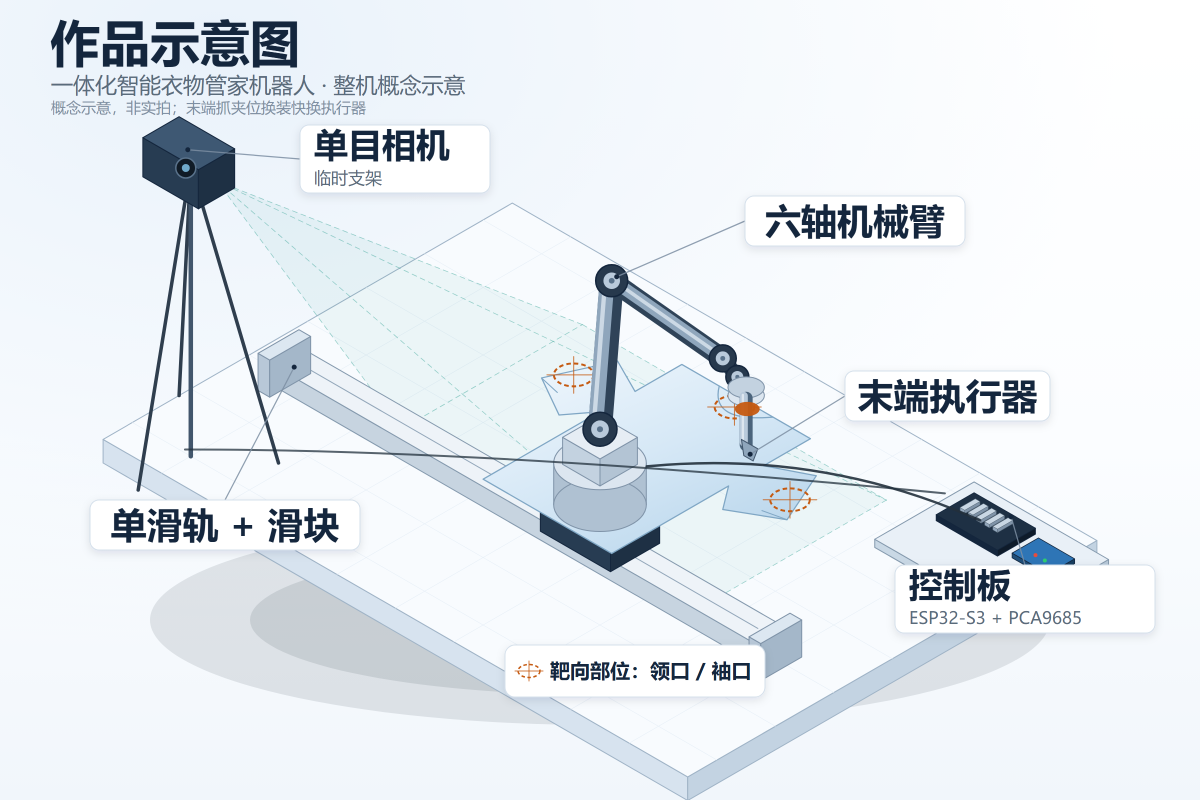
#> input picture 文档/创新创业大会/报送/电气与电子工程学院－一体化智能衣物管家机器人/图片/作品示意图.png, 2400 x 1600 px (shown at 1/2 size)
$ python -i camera_viewer_color.py   (imports and definitions only)
#> lines starting #> are read from the running program, lines starting #| are printed output that depends on the picture
#> further down, picture is the input picture: shape (1600, 2400, 3); mean B, G, R 240.2, 234.9, 229.1
"""
RMAGC — Camera Viewer with Color Detection Overlay

Receives JPEG frames from ESP32-S3 via serial and performs HSV
color detection on the PC side. Compares with ESP32 onboard detection.

Usage:
    python camera_viewer_color.py
"""

import serial
import cv2
import numpy as np
import struct
import time

# ==================== Configuration ====================
COM = "COM9"
BAUD = 1500000
# =======================================================

# HSV thresholds for primary colors
RED_LOW   = np.array([0, 100, 60])
RED_HIGH  = np.array([15, 255, 255])
GREEN_LOW  = np.array([35, 60, 60])
GREEN_HIGH = np.array([80, 255, 255])
BLUE_LOW   = np.array([90, 70, 60])
BLUE_HIGH  = np.array([125, 255, 255])


def judge_color(frame):
    """Detect dominant color in the center ROI of the frame."""
    h, w = frame.shape[:2]
#> h = 1600; w = 2400
    roi = frame[h // 4 : h * 3 // 4, w // 4 : w * 3 // 4]
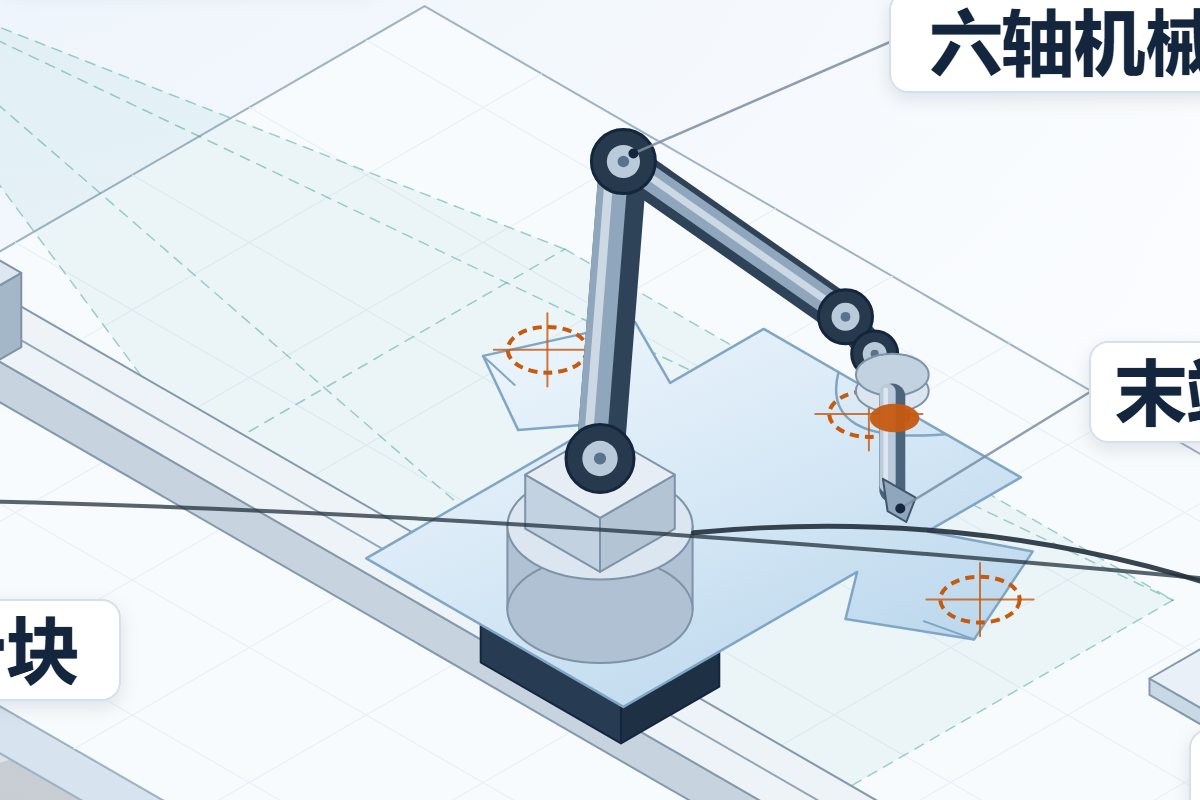
#> roi: shape (800, 1200, 3); mean B, G, R 236.9, 230.8, 222.5
    hsv = cv2.cvtColor(roi, cv2.COLOR_BGR2HSV)
#> hsv: shape (800, 1200, 3); mean H, S, V 98.7, 21.1, 237.4

    red_area   = cv2.countNonZero(cv2.inRange(hsv, RED_LOW, RED_HIGH))
#> red_area = 2905
    green_area = cv2.countNonZero(cv2.inRange(hsv, GREEN_LOW, GREEN_HIGH))
#> green_area = 0
    blue_area  = cv2.countNonZero(cv2.inRange(hsv, BLUE_LOW, BLUE_HIGH))
#> blue_area = 47812

    max_area = max(red_area, green_area, blue_area)
#> max_area = 47812
    if max_area < 500:
        return "Color: None"
    if max_area == red_area:
        return "Color: RED"
    elif max_area == green_area:
        return "Color: GREEN"
    else:
        return "Color: BLUE"


# [49 lines left out: function main, not called in this run]


# [2 lines not run here, left out]

>>> import cv2
>>> picture = cv2.imread('../../../文档/创新创业大会/报送/电气与电子工程学院－一体化智能衣物管家机器人/图片/作品示意图.png')
>>> result = judge_color(picture)
#> result = 'Color: BLUE'

$ run again, on 文档/创新创业大会/报送/电气与电子工程学院－一体化智能衣物管家机器人/图片/机械臂工作空间与运动学验证图.png
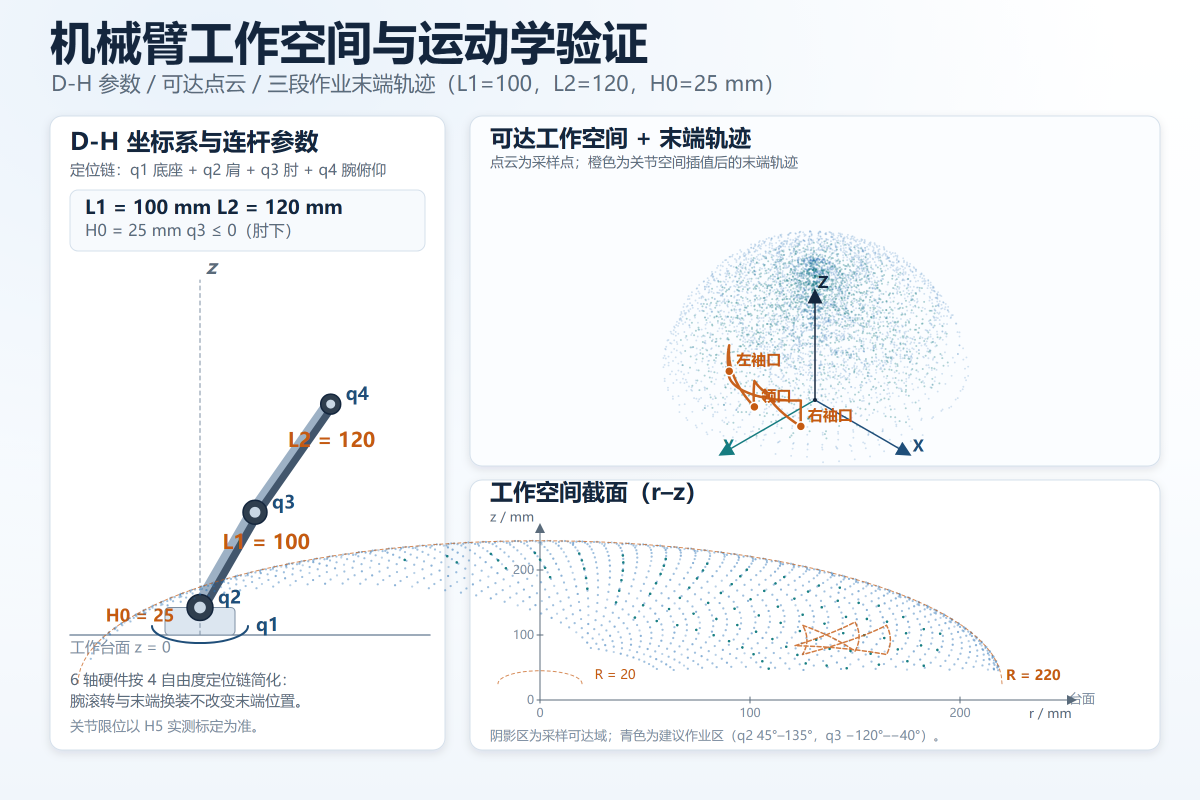
#> input picture 文档/创新创业大会/报送/电气与电子工程学院－一体化智能衣物管家机器人/图片/机械臂工作空间与运动学验证图.png, 2400 x 1600 px (shown at 1/2 size)
#> picture is the input picture: shape (1600, 2400, 3); mean B, G, R 245.5, 242.8, 240.2
#> in judge_color, `roi = frame[h // 4 : h * 3 // 4, w // 4 : w * 3 // 4]`:
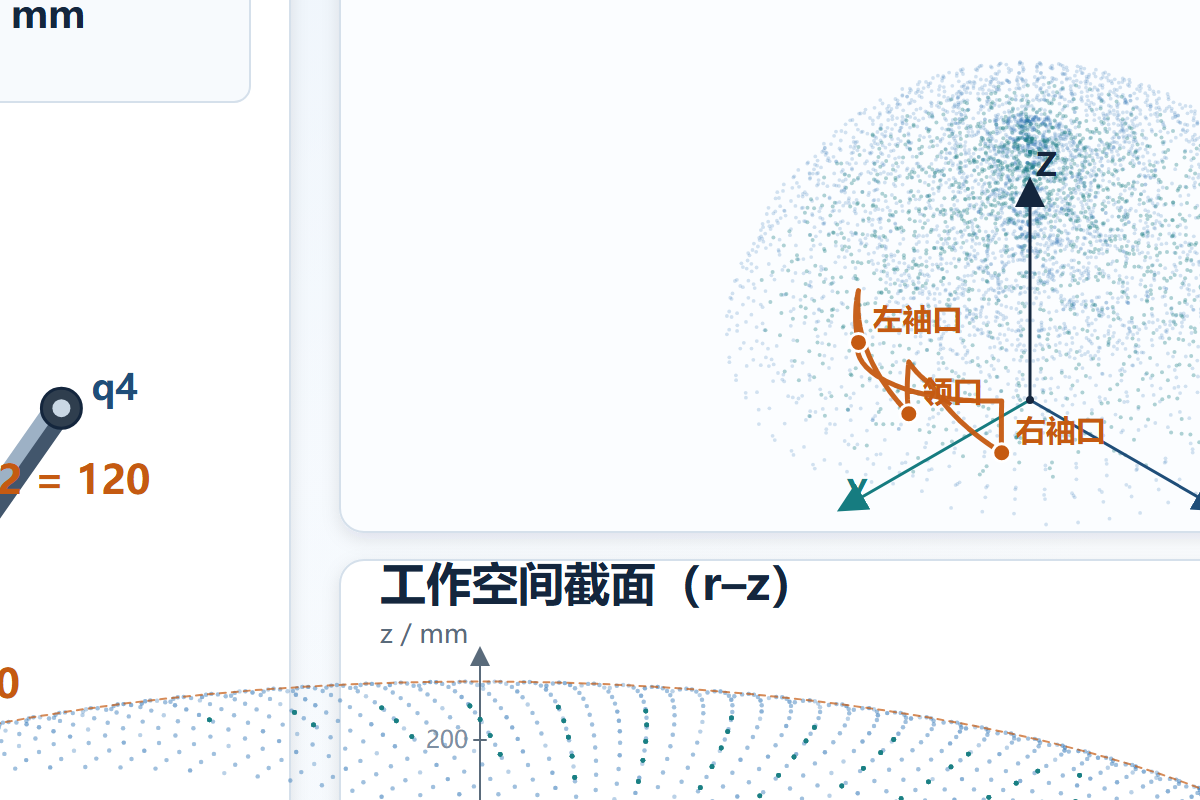
#> roi: shape (800, 1200, 3); mean B, G, R 247.6, 245.7, 243.4
#> hsv: shape (800, 1200, 3); mean H, S, V 62.2, 10.1, 249.3
#> red_area = 8856
#> green_area = 13
#> blue_area = 23500
#> result = 'Color: BLUE'

$ run again, on 文档/创新创业大会/报送/电气与电子工程学院－一体化智能衣物管家机器人/图片/系统架构图.png
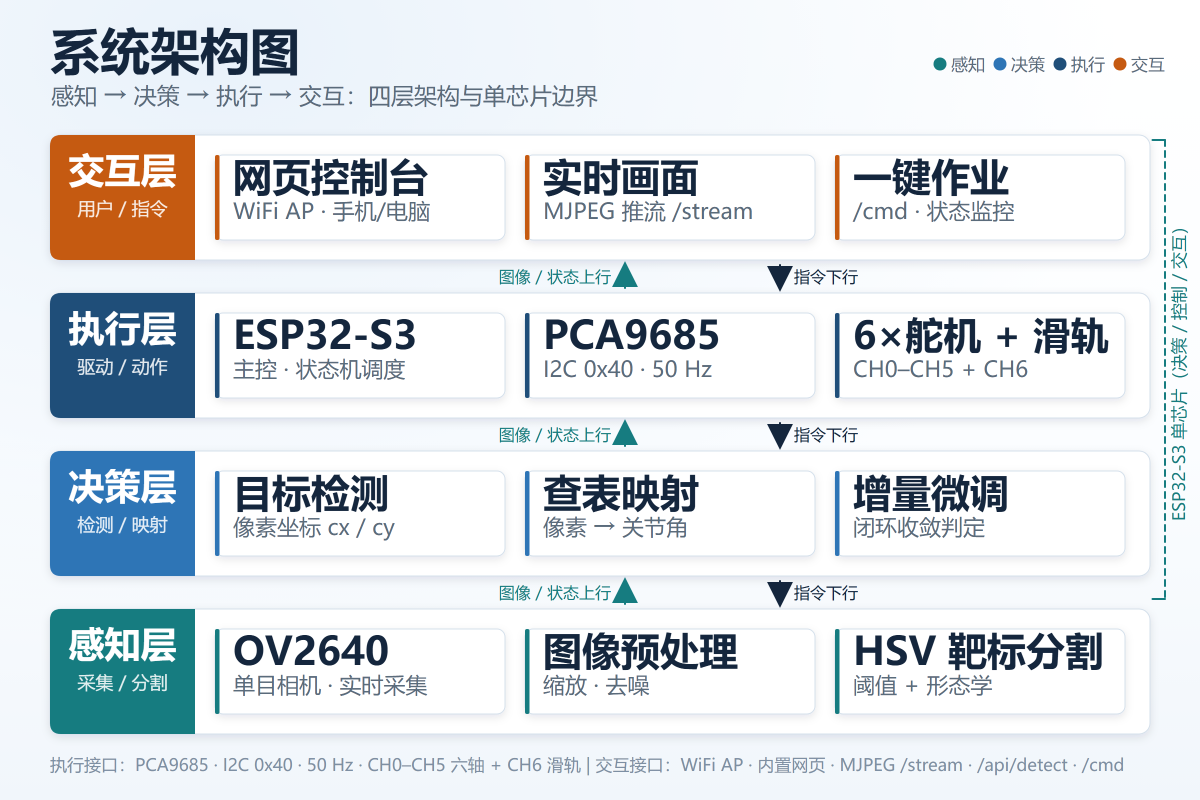
#> input picture 文档/创新创业大会/报送/电气与电子工程学院－一体化智能衣物管家机器人/图片/系统架构图.png, 2400 x 1600 px (shown at 1/2 size)
#> picture is the input picture: shape (1600, 2400, 3); mean B, G, R 230.3, 226.2, 220.8
#> in judge_color, `roi = frame[h // 4 : h * 3 // 4, w // 4 : w * 3 // 4]`:
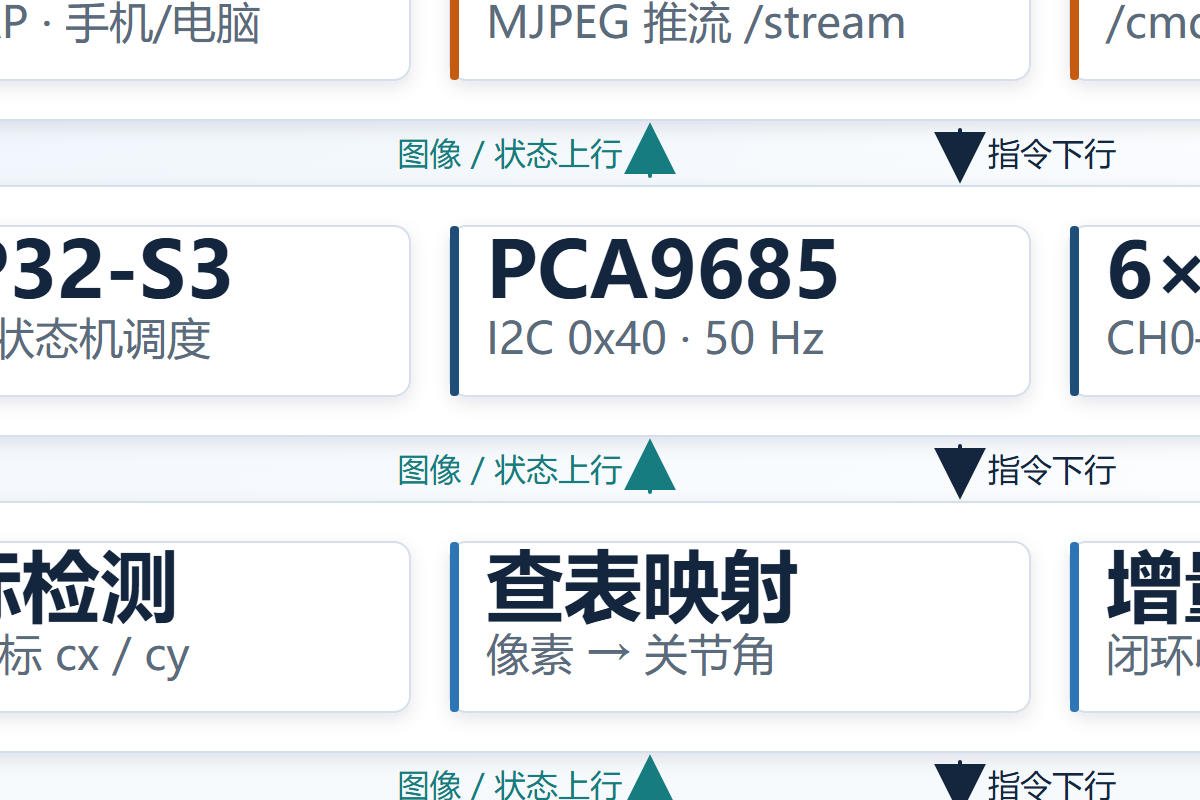
#> roi: shape (800, 1200, 3); mean B, G, R 237.6, 234.6, 231.2
#> hsv: shape (800, 1200, 3); mean H, S, V 36.8, 16.3, 238.4
#> red_area = 2377
#> green_area = 26
#> blue_area = 66501
#> result = 'Color: BLUE'

$ run again, on 文档/创新创业大会/报送/电气与电子工程学院－一体化智能衣物管家机器人/图片/视觉引导定位流程图.png
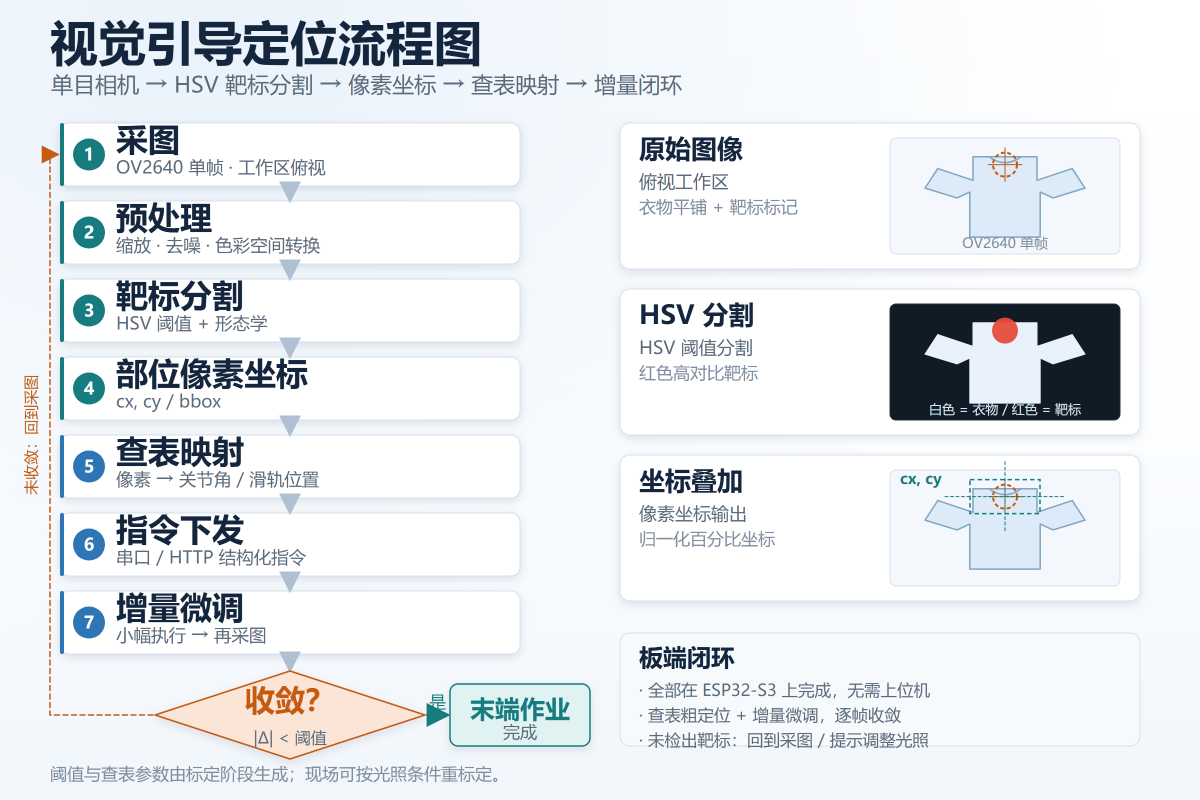
#> input picture 文档/创新创业大会/报送/电气与电子工程学院－一体化智能衣物管家机器人/图片/视觉引导定位流程图.png, 2400 x 1600 px (shown at 1/2 size)
#> picture is the input picture: shape (1600, 2400, 3); mean B, G, R 237, 233.2, 229.2
#> in judge_color, `roi = frame[h // 4 : h * 3 // 4, w // 4 : w * 3 // 4]`:
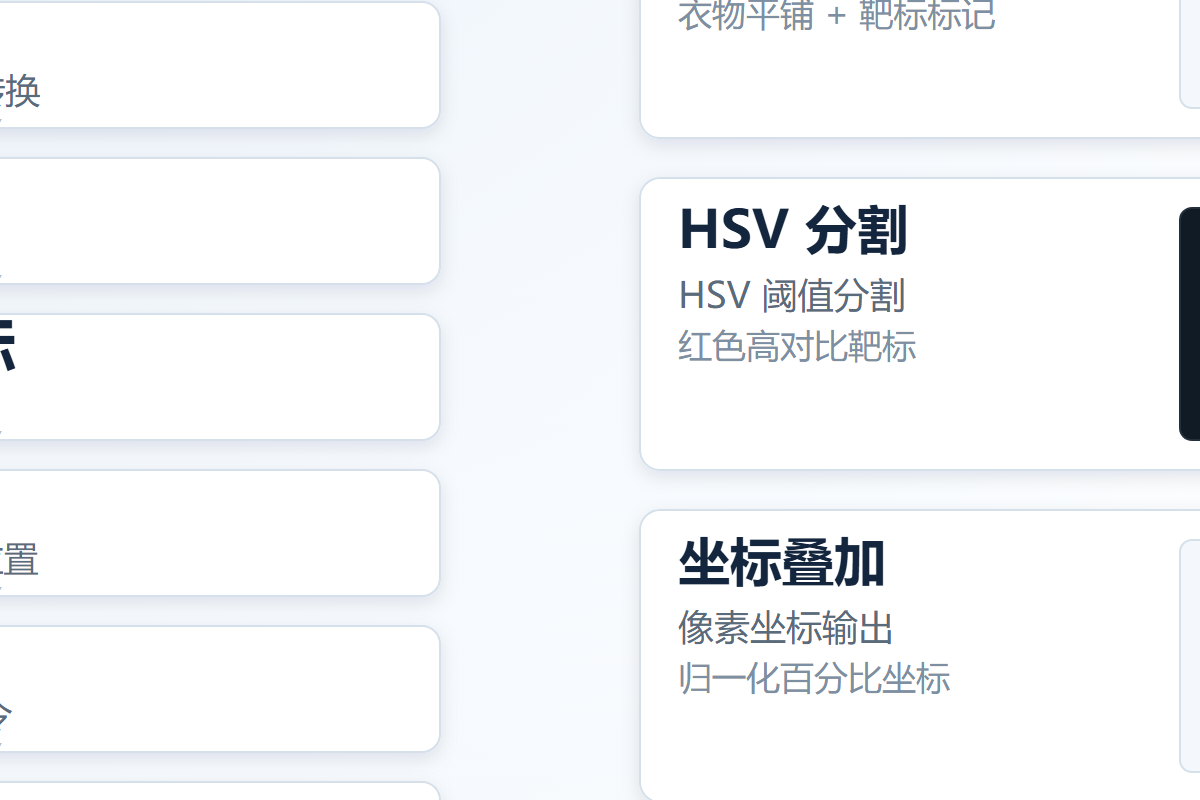
#> roi: shape (800, 1200, 3); mean B, G, R 248.5, 246.6, 244.8
#> hsv: shape (800, 1200, 3); mean H, S, V 35.6, 6.4, 248.7
#> red_area = 175
#> green_area = 0
#> blue_area = 13494
#> result = 'Color: BLUE'
